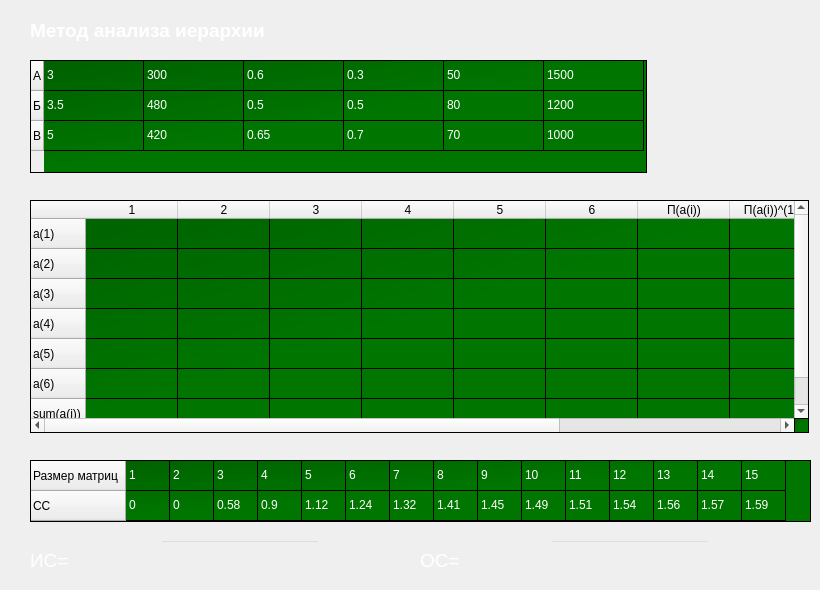
   <widget class="QWidget" name="MAI_4">
    <widget class="QTableWidget" name="tableWidget_30">
     <property name="geometry">
      <rect>
       <x>30</x>
       <y>60</y>
       <width>617</width>
       <height>113</height>
      </rect>
     </property>
     <property name="styleSheet">
      <string notr="true">QTableWidget
{
background-color: 
qlineargradient(x1: 0, y1: 0, x2: 0.5, y2: 0.5, stop: 0 #006000, stop: 1 #007500);
color:white;
}</string>
     </property>
     <property name="columnCount">
      <number>6</number>
     </property>
     <attribute name="horizontalHeaderVisible">
      <bool>false</bool>
     </attribute>
     <attribute name="horizontalHeaderCascadingSectionResizes">
      <bool>true</bool>
     </attribute>
     <attribute name="horizontalHeaderHighlightSections">
      <bool>true</bool>
     </attribute>
     <attribute name="verticalHeaderCascadingSectionResizes">
      <bool>true</bool>
     </attribute>
     <attribute name="verticalHeaderHighlightSections">
      <bool>true</bool>
     </attribute>
     <row>
      <property name="text">
       <string>А</string>
      </property>
     </row>
     <row>
      <property name="text">
       <string>Б</string>
      </property>
     </row>
     <row>
      <property name="text">
       <string>В</string>
      </property>
     </row>
     <column>
      <property name="text">
       <string>Показатель(1)</string>
      </property>
     </column>
     <column>
      <property name="text">
       <string>Показатель(2)</string>
      </property>
     </column>
     <column>
      <property name="text">
       <string>Показатель(3)</string>
      </property>
     </column>
     <column>
      <property name="text">
       <string>Показатель(4)</string>
      </property>
     </column>
     <column>
      <property name="text">
       <string>Показатель(5)</string>
      </property>
     </column>
     <column>
      <property name="text">
       <string>Показатель(6)</string>
      </property>
     </column>
     <item row="0" column="0">
      <property name="text">
       <string>3</string>
      </property>
     </item>
     <item row="0" column="1">
      <property name="text">
       <string>300</string>
      </property>
     </item>
     <item row="0" column="2">
      <property name="text">
       <string>0.6</string>
      </property>
     </item>
     <item row="0" column="3">
      <property name="text">
       <string>0.3</string>
      </property>
     </item>
     <item row="0" column="4">
      <property name="text">
       <string>50</string>
      </property>
     </item>
     <item row="0" column="5">
      <property name="text">
       <string>1500</string>
      </property>
     </item>
     <item row="1" column="0">
      <property name="text">
       <string>3.5</string>
      </property>
     </item>
     <item row="1" column="1">
      <property name="text">
       <string>480</string>
      </property>
     </item>
     <item row="1" column="2">
      <property name="text">
       <string>0.5</string>
      </property>
     </item>
     <item row="1" column="3">
      <property name="text">
       <string>0.5</string>
      </property>
     </item>
     <item row="1" column="4">
      <property name="text">
       <string>80</string>
      </property>
     </item>
     <item row="1" column="5">
      <property name="text">
       <string>1200</string>
      </property>
     </item>
     <item row="2" column="0">
      <property name="text">
       <string>5</string>
      </property>
     </item>
     <item row="2" column="1">
      <property name="text">
       <string>420</string>
      </property>
     </item>
     <item row="2" column="2">
      <property name="text">
       <string>0.65</string>
      </property>
     </item>
     <item row="2" column="3">
      <property name="text">
       <string>0.7</string>
      </property>
     </item>
     <item row="2" column="4">
      <property name="text">
       <string>70</string>
      </property>
     </item>
     <item row="2" column="5">
      <property name="text">
       <string>1000</string>
      </property>
     </item>
    </widget>
    <widget class="QLabel" name="label_46">
     <property name="geometry">
      <rect>
       <x>30</x>
       <y>10</y>
       <width>781</width>
       <height>41</height>
      </rect>
     </property>
     <property name="styleSheet">
      <string notr="true">QLabel
{
color: white;
}</string>
     </property>
     <property name="text">
      <string>&lt;html&gt;&lt;head/&gt;&lt;body&gt;&lt;p&gt;&lt;span style=&quot; font-size:14pt; font-weight:600;&quot;&gt;Метод анализа иерархии&lt;/span&gt;&lt;/p&gt;&lt;/body&gt;&lt;/html&gt;</string>
     </property>
    </widget>
    <widget class="QTableWidget" name="tableWidget_31">
     <property name="geometry">
      <rect>
       <x>30</x>
       <y>200</y>
       <width>779</width>
       <height>233</height>
      </rect>
     </property>
     <property name="styleSheet">
      <string notr="true">QTableWidget
{
background-color: 
qlineargradient(x1: 0, y1: 0, x2: 0.5, y2: 0.5, stop: 0 #006000, stop: 1 #007500);
color:white;
}</string>
     </property>
     <property name="columnCount">
      <number>10</number>
     </property>
     <attribute name="horizontalHeaderDefaultSectionSize">
      <number>92</number>
     </attribute>
     <row>
      <property name="text">
       <string>a(1)</string>
      </property>
     </row>
     <row>
      <property name="text">
       <string>a(2)</string>
      </property>
     </row>
     <row>
      <property name="text">
       <string>a(3)</string>
      </property>
     </row>
     <row>
      <property name="text">
       <string>a(4)</string>
      </property>
     </row>
     <row>
      <property name="text">
       <string>a(5)</string>
      </property>
     </row>
     <row>
      <property name="text">
       <string>a(6)</string>
      </property>
     </row>
     <row>
      <property name="text">
       <string>sum(a(i))</string>
      </property>
     </row>
     <column>
      <property name="text">
       <string>1</string>
      </property>
     </column>
     <column>
      <property name="text">
       <string>2</string>
      </property>
     </column>
     <column>
      <property name="text">
       <string>3</string>
      </property>
     </column>
     <column>
      <property name="text">
       <string>4</string>
      </property>
     </column>
     <column>
      <property name="text">
       <string>5</string>
      </property>
     </column>
     <column>
      <property name="text">
       <string>6</string>
      </property>
     </column>
     <column>
      <property name="text">
       <string>П(а(i))</string>
      </property>
     </column>
     <column>
      <property name="text">
       <string>П(а(i))^(1/6)</string>
      </property>
     </column>
     <column>
      <property name="text">
       <string>x(i)</string>
      </property>
     </column>
     <column>
      <property name="text">
       <string>max(lambda)</string>
      </property>
     </column>
    </widget>
    <widget class="QTableWidget" name="tableWidget_32">
     <property name="geometry">
      <rect>
       <x>30</x>
       <y>460</y>
       <width>781</width>
       <height>62</height>
      </rect>
     </property>
     <property name="styleSheet">
      <string notr="true">QTableWidget
{
background-color: 
qlineargradient(x1: 0, y1: 0, x2: 0.5, y2: 0.5, stop: 0 #006000, stop: 1 #007500);
color:white;
}</string>
     </property>
     <property name="columnCount">
      <number>15</number>
     </property>
     <attribute name="horizontalHeaderVisible">
      <bool>false</bool>
     </attribute>
     <attribute name="horizontalHeaderMinimumSectionSize">
      <number>30</number>
     </attribute>
     <attribute name="horizontalHeaderDefaultSectionSize">
      <number>44</number>
     </attribute>
     <attribute name="verticalHeaderMinimumSectionSize">
      <number>20</number>
     </attribute>
     <row>
      <property name="text">
       <string>Размер матриц</string>
      </property>
     </row>
     <row>
      <property name="text">
       <string>СС</string>
      </property>
     </row>
     <column>
      <property name="text">
       <string>1</string>
      </property>
     </column>
     <column>
      <property name="text">
       <string>2</string>
      </property>
     </column>
     <column>
      <property name="text">
       <string>3</string>
      </property>
     </column>
     <column>
      <property name="text">
       <string>4</string>
      </property>
     </column>
     <column>
      <property name="text">
       <string>5</string>
      </property>
     </column>
     <column>
      <property name="text">
       <string>6</string>
      </property>
     </column>
     <column>
      <property name="text">
       <string>7</string>
      </property>
     </column>
     <column>
      <property name="text">
       <string>8</string>
      </property>
     </column>
     <column>
      <property name="text">
       <string>9</string>
      </property>
     </column>
     <column>
      <property name="text">
       <string>10</string>
      </property>
     </column>
     <column>
      <property name="text">
       <string>11</string>
      </property>
     </column>
     <column>
      <property name="text">
       <string>12</string>
      </property>
     </column>
     <column>
      <property name="text">
       <string>13</string>
      </property>
     </column>
     <column>
      <property name="text">
       <string>14</string>
      </property>
     </column>
     <column>
      <property name="text">
       <string>15</string>
      </property>
     </column>
     <item row="0" column="0">
      <property name="text">
       <string>1</string>
      </property>
     </item>
     <item row="0" column="1">
      <property name="text">
       <string>2</string>
      </property>
     </item>
     <item row="0" column="2">
      <property name="text">
       <string>3</string>
      </property>
     </item>
     <item row="0" column="3">
      <property name="text">
       <string>4</string>
      </property>
     </item>
     <item row="0" column="4">
      <property name="text">
       <string>5</string>
      </property>
     </item>
     <item row="0" column="5">
      <property name="text">
       <string>6</string>
      </property>
     </item>
     <item row="0" column="6">
      <property name="text">
       <string>7</string>
      </property>
     </item>
     <item row="0" column="7">
      <property name="text">
       <string>8</string>
      </property>
     </item>
     <item row="0" column="8">
      <property name="text">
       <string>9</string>
      </property>
     </item>
     <item row="0" column="9">
      <property name="text">
       <string>10</string>
      </property>
     </item>
     <item row="0" column="10">
      <property name="text">
       <string>11</string>
      </property>
     </item>
     <item row="0" column="11">
      <property name="text">
       <string>12</string>
      </property>
     </item>
     <item row="0" column="12">
      <property name="text">
       <string>13</string>
      </property>
     </item>
     <item row="0" column="13">
      <property name="text">
       <string>14</string>
      </property>
     </item>
     <item row="0" column="14">
      <property name="text">
       <string>15</string>
      </property>
     </item>
     <item row="1" column="0">
      <property name="text">
       <string>0</string>
      </property>
     </item>
     <item row="1" column="1">
      <property name="text">
       <string>0</string>
      </property>
     </item>
     <item row="1" column="2">
      <property name="text">
       <string>0.58</string>
      </property>
     </item>
     <item row="1" column="3">
      <property name="text">
       <string>0.9</string>
      </property>
     </item>
     <item row="1" column="4">
      <property name="text">
       <string>1.12</string>
      </property>
     </item>
     <item row="1" column="5">
      <property name="text">
       <string>1.24</string>
      </property>
     </item>
     <item row="1" column="6">
      <property name="text">
       <string>1.32</string>
      </property>
     </item>
     <item row="1" column="7">
      <property name="text">
       <string>1.41</string>
      </property>
     </item>
     <item row="1" column="8">
      <property name="text">
       <string>1.45</string>
      </property>
     </item>
     <item row="1" column="9">
      <property name="text">
       <string>1.49</string>
      </property>
     </item>
     <item row="1" column="10">
      <property name="text">
       <string>1.51</string>
      </property>
     </item>
     <item row="1" column="11">
      <property name="text">
       <string>1.54</string>
      </property>
     </item>
     <item row="1" column="12">
      <property name="text">
       <string>1.56</string>
      </property>
     </item>
     <item row="1" column="13">
      <property name="text">
       <string>1.57</string>
      </property>
     </item>
     <item row="1" column="14">
      <property name="text">
       <string>1.59</string>
      </property>
     </item>
    </widget>
    <widget class="QLabel" name="IS_1_l_8">
     <property name="geometry">
      <rect>
       <x>30</x>
       <y>540</y>
       <width>121</width>
       <height>41</height>
      </rect>
     </property>
     <property name="styleSheet">
      <string notr="true">QLabel
{
color: white;
}</string>
     </property>
     <property name="text">
      <string>&lt;html&gt;&lt;head/&gt;&lt;body&gt;&lt;p&gt;&lt;span style=&quot; font-size:14pt;&quot;&gt;ИС=&lt;/span&gt;&lt;/p&gt;&lt;/body&gt;&lt;/html&gt;</string>
     </property>
    </widget>
    <widget class="QLineEdit" name="IS_8">
     <property name="geometry">
      <rect>
       <x>160</x>
       <y>540</y>
       <width>160</width>
       <height>30</height>
      </rect>
     </property>
     <property name="styleSheet">
      <string notr="true">QLineEdit
{
background: rgb(0,0,0,0);
color: white;
}</string>
     </property>
     <property name="text">
      <string/>
     </property>
    </widget>
    <widget class="QLineEdit" name="OS_8">
     <property name="geometry">
      <rect>
       <x>550</x>
       <y>540</y>
       <width>160</width>
       <height>30</height>
      </rect>
     </property>
     <property name="styleSheet">
      <string notr="true">QLineEdit
{
background: rgb(0,0,0,0);
color: white;
}</string>
     </property>
     <property name="text">
      <string/>
     </property>
    </widget>
    <widget class="QLabel" name="OS_1_l_8">
     <property name="geometry">
      <rect>
       <x>420</x>
       <y>540</y>
       <width>121</width>
       <height>41</height>
      </rect>
     </property>
     <property name="styleSheet">
      <string notr="true">QLabel
{
color: white;
}</string>
     </property>
     <property name="text">
      <string>&lt;html&gt;&lt;head/&gt;&lt;body&gt;&lt;p&gt;&lt;span style=&quot; font-size:14pt;&quot;&gt;ОС=&lt;/span&gt;&lt;/p&gt;&lt;/body&gt;&lt;/html&gt;</string>
     </property>
    </widget>
   </widget>
